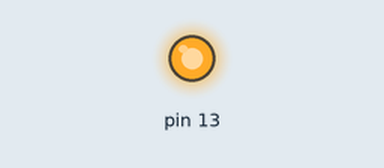
Simulated run of this sketch. Board: Arduino Uno, built with avr-gcc and run on an emulated ATmega328P. Shown: output pins drawn as LEDs (lit = HIGH).

Above: at 1.5 s.
At 3.5 s:
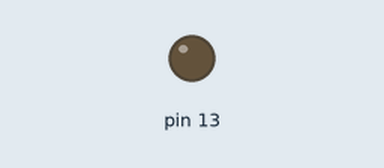
Timing chart, 0 to 5.2 s (numbered marks = the images above):
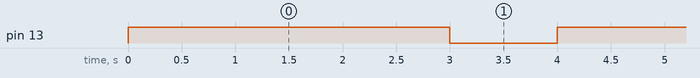

Measured:
- by itself, pin 13: alternates HIGH for 3.0 s and LOW for 1.0 s

The sketch:

blink.ino
```cpp
// Blink
// Turn the LED - attached to pin 13 - on and off

// This function runs only once, when the Arduino starts
void setup() {
  // configure pin 13 - which controls the LED - to send signals
  pinMode(13, OUTPUT);
}

// This function runs repeatedly
void loop() {
  digitalWrite(13, HIGH);   // Turn on the LED
  delay(3000);              // Wait (in milliseconds)
  digitalWrite(13, LOW);    // Turn off the LED
  delay(1000);              // Wait (in milliseconds)
}
```
